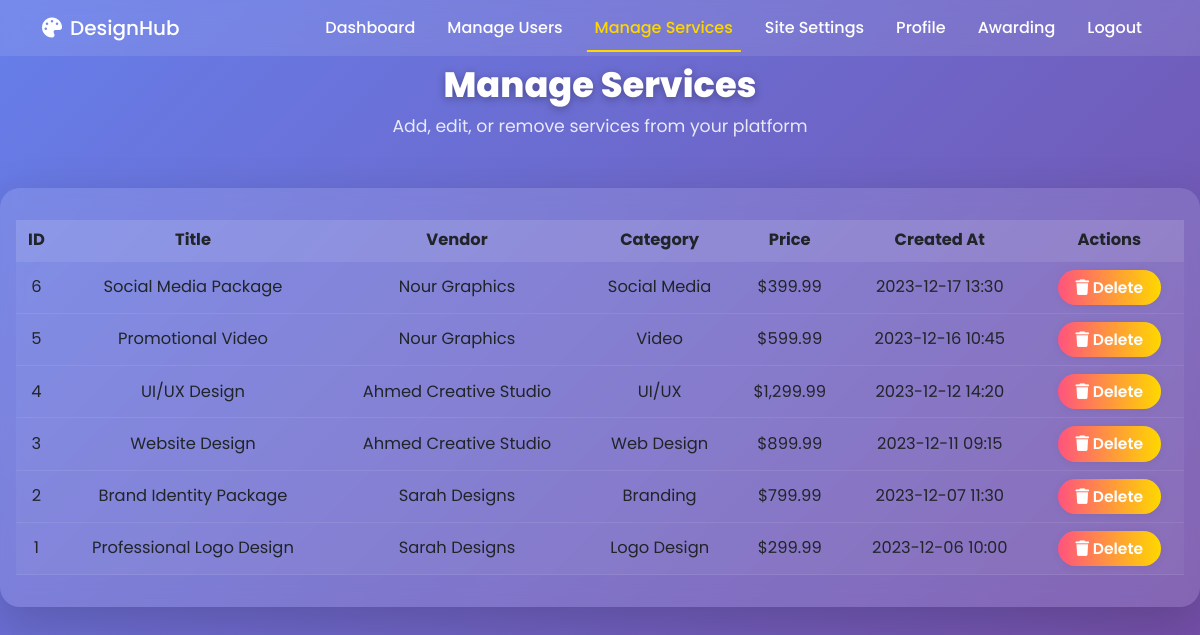
The app's page /admin/manage_services.php (signed in) with its own data.
### tables this page shows
CREATE TABLE services (
    id INT AUTO_INCREMENT PRIMARY KEY,
    vendor_id INT NOT NULL,
    title VARCHAR(100) NOT NULL,
    description TEXT,
    price DECIMAL(10,2) NOT NULL,
    image VARCHAR(255),
    category VARCHAR(50),
    created_at TIMESTAMP DEFAULT CURRENT_TIMESTAMP,
    updated_at TIMESTAMP DEFAULT CURRENT_TIMESTAMP ON UPDATE CURRENT_TIMESTAMP,
    status ENUM('active', 'inactive') DEFAULT 'active',
    FOREIGN KEY (vendor_id) REFERENCES vendors(id)
);

CREATE TABLE vendors (
    id INT AUTO_INCREMENT PRIMARY KEY,
    user_id INT NOT NULL,
    display_name VARCHAR(100),
    bio TEXT,
    profile_image VARCHAR(255),
    created_at TIMESTAMP DEFAULT CURRENT_TIMESTAMP,
    updated_at TIMESTAMP DEFAULT CURRENT_TIMESTAMP ON UPDATE CURRENT_TIMESTAMP,
    FOREIGN KEY (user_id) REFERENCES users(id)
);

### admin/manage_services.php (the view, shortened to what this page needs)
<?php
require_once '../includes/db.php';
$services = [];
$result = mysqli_query($conn, "SELECT s.*, v.display_name FROM services s LEFT JOIN vendors v ON s.vendor_id = v.id ORDER BY s.id DESC");
if ($result) {
    while ($row = mysqli_fetch_assoc($result)) {
        $services[] = $row;
    }
}
?>
<!DOCTYPE html>
<html lang="en">
<head>
  <link href="https://cdnjs.cloudflare.com/ajax/libs/font-awesome/6.4.0/css/all.min.css" rel="stylesheet">
  <link href="https://cdn.jsdelivr.net/npm/bootstrap@5.3.0/dist/css/bootstrap.min.css" rel="stylesheet">
</head>
<body>
  <nav class="navbar navbar-expand-lg fixed-top py-2">
    <div class="container">
      <a class="navbar-brand" href="dashboard.php"><i class="fas fa-palette me-2"></i>DesignHub</a>
      <div class="collapse navbar-collapse" id="nav">
        <ul class="navbar-nav ms-auto">
          <li class="nav-item"><a class="nav-link" href="dashboard.php">Dashboard</a></li>
          <li class="nav-item"><a class="nav-link" href="manage_users.php">Manage Users</a></li>
          <li class="nav-item"><a class="nav-link active" href="manage_services.php">Manage Services</a></li>
          <li class="nav-item"><a class="nav-link" href="site_settings.php">Site Settings</a></li>
          <li class="nav-item"><a class="nav-link" href="profile.php">Profile</a></li>
          <li class="nav-item"><a class="nav-link" href="awards.php">Awarding</a></li>
          <li class="nav-item"><a class="nav-link" href="../logout.php">Logout</a></li>
        </ul>
      </div>
    </div>
  </nav>
  <section class="admin-hero">
    <h1>Manage Services</h1>
    <p>Add, edit, or remove services from your platform</p>
  </section>
  <div class="manage-card shadow-lg">
    <div class="table-responsive text-white">
      <table class="table align-middle text-center text-white table-hover">
        <thead class="text-white">
          <tr style="background:rgba(255,255,255,0.09);">
            <th>ID</th>
            <th>Title</th>
            <th>Vendor</th>
            <th>Category</th>
            <th>Price</th>
            <th>Created At</th>
            <th>Actions</th>
          </tr>
        </thead>
        <tbody class="text-white">
        <?php foreach ($services as $service): ?>
          <tr>
            <td><?= $service['id'] ?></td>
            <td><?= htmlspecialchars($service['title']) ?></td>
            <td><?= htmlspecialchars($service['display_name'] ?? 'N/A') ?></td>
            <td><?= htmlspecialchars($service['category']) ?></td>
            <td>$<?= number_format($service['price'], 2) ?></td>
            <td><?= date('Y-m-d H:i', strtotime($service['created_at'])) ?></td>
            <td>
              <a href="?delete=<?= $service['id'] ?>" class="btn btn-sm btn-del" onclick="return confirm('Delete this service?')">
                <i class="fas fa-trash"></i> Delete
              </a>
            </td>
          </tr>
        <?php endforeach; ?>
        </tbody>
      </table>
    </div>
  </div>
  <div style="height:2rem;"></div>
</body>
</html>

### admin/manage_services.php (style rules this page uses)
* { margin:0;padding:0;box-sizing:border-box; }
body { font-family:'Poppins',sans-serif; background: linear-gradient(135deg,#667eea,#764ba2); color:#fff; min-height:100vh; overflow-x:hidden; }
.navbar { background:rgba(255,255,255,0.1)!important; backdrop-filter:blur(10px); transition:background .3s,box-shadow .3s; }
.navbar-brand, .nav-link { color:#fff!important;font-weight:500; }
.nav-link.active, .nav-link:hover { color:#ffd700!important; }
.nav-link { margin:0 .5rem;position:relative; }
.nav-link::after { content:'';position:absolute;bottom:-4px;left:50%; width:0;height:2px;background:#ffd700; transform:translateX(-50%);transition:width .3s; }
.nav-link:hover::after, .nav-link.active::after { width:100%; }
.admin-hero { padding:4rem 1rem 2rem; text-align:center; animation:fadeInUp 1s both; }
.admin-hero h1 { font-size:2.2rem;font-weight:800;text-shadow:0 2px 8px rgba(0,0,0,0.3); }
.admin-hero p { font-size:1.08rem;opacity:.85; }
.manage-card { background:rgba(255,255,255,0.12); backdrop-filter:blur(10px); border-radius:20px; box-shadow:0 18px 56px rgba(0,0,0,0.18); padding:2rem 1rem 1rem 1rem; max-width:1200px; margin:auto; animation:float 7s ease-in-out infinite; }
.manage-card table { background:transparent; color:#fff; }
.manage-card th, .manage-card td { border-color:rgba(255,255,255,0.08); vertical-align:middle; font-size:1.02rem; background:rgba(255,255,255,0.05); transition:background .3s; }
.btn-del { background:linear-gradient(90deg,#ff537e,#ffd700 99%); color:#fff;border:none; border-radius:22px;font-size:.97rem;font-weight:600;box-shadow:0 1px 10px #0001; padding:6px 18px; transition:background .3s; }

### records on screen
services: id "6", title "Social Media Package", vendor.display_name "Nour Graphics", category "Social Media", price "399.99", created_at "2023-12-17 13:30"
services: id "5", title "Promotional Video", vendor.display_name "Nour Graphics", category "Video", price "599.99", created_at "2023-12-16 10:45"
services: id "4", title "UI/UX Design", vendor.display_name "Ahmed Creative Studio", category "UI/UX", price "1,299.99", created_at "2023-12-12 14:20"
services: id "3", title "Website Design", vendor.display_name "Ahmed Creative Studio", category "Web Design", price "899.99", created_at "2023-12-11 09:15"
services: id "2", title "Brand Identity Package", vendor.display_name "Sarah Designs", category "Branding", price "799.99", created_at "2023-12-07 11:30"
services: id "1", title "Professional Logo Design", vendor.display_name "Sarah Designs", category "Logo Design", price "299.99", created_at "2023-12-06 10:00"
